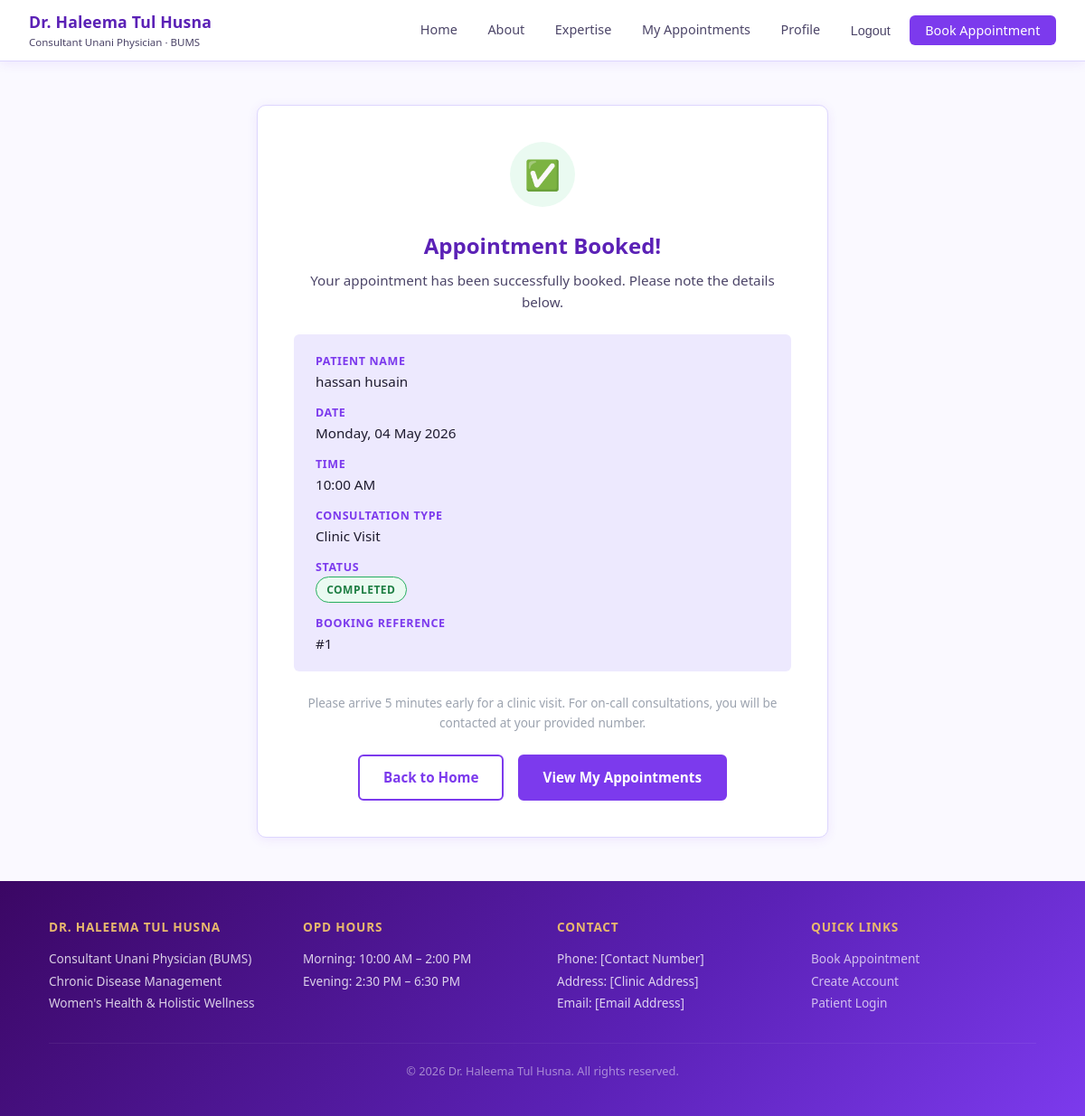
Screenshot of /book/confirm/1/ (signed in) with the database file from the repository.
### clinic/models.py (models this page shows, shortened)
class Appointment(models.Model):
    patient = models.ForeignKey(
        settings.AUTH_USER_MODEL,
        on_delete=models.SET_NULL,
        null=True, blank=True,
        related_name='appointments',
    )
    guest_name = models.CharField(max_length=100, blank=True)
    guest_phone = models.CharField(max_length=20, blank=True)
    guest_email = models.EmailField(blank=True)
    appointment_date = models.DateField()
    appointment_time = models.TimeField()
    duration_minutes = models.PositiveSmallIntegerField(editable=False)
    consultation_mode = models.CharField(max_length=10, choices=CONSULTATION_MODE_CHOICES)
    patient_type = models.CharField(max_length=10, choices=PATIENT_TYPE_CHOICES)
    status = models.CharField(max_length=12, choices=STATUS_CHOICES, default='pending')
    consultation_notes = models.TextField(blank=True)
    prescription = models.TextField(blank=True)
    created_at = models.DateTimeField(auto_now_add=True)
    updated_at = models.DateTimeField(auto_now=True)
    class Meta:
        ordering = ['appointment_date', 'appointment_time']
        unique_together = [['appointment_date', 'appointment_time']]
    def display_name(self):
        if self.patient:
            return self.patient.get_full_name() or self.patient.username
        return self.guest_name

### accounts/models.py (models this page shows, shortened)
class CustomUser(AbstractUser):
    GENDER_CHOICES = [
        ('male', 'Male'),
        ('female', 'Female'),
        ('other', 'Other'),
    ]
    phone_number = models.CharField(max_length=20, blank=True)
    date_of_birth = models.DateField(null=True, blank=True)
    gender = models.CharField(max_length=10, choices=GENDER_CHOICES, blank=True)
    address = models.TextField(blank=True)
    created_at = models.DateTimeField(auto_now_add=True)
    class Meta:
        verbose_name = 'Patient'
        verbose_name_plural = 'Patients'

### clinic/views.py (the view)
# urls.py: path('book/confirm/<int:pk>/', views.BookingConfirmView.as_view(), name='book_confirm'),
class BookingConfirmView(DetailView):
    model = Appointment
    template_name = 'clinic/book_confirm.html'
    context_object_name = 'appointment'
    def dispatch(self, request, *args, **kwargs):
        appt = get_object_or_404(Appointment, pk=kwargs['pk'])
        if appt.patient:
            if not request.user.is_authenticated or request.user != appt.patient:
                messages.error(request, 'You do not have access to this page.')
                return redirect('clinic:home')
        else:
            if not request.session.get(f'guest_token_{appt.pk}'):
                messages.error(request, 'You do not have access to this page.')
                return redirect('clinic:home')
        return super().dispatch(request, *args, **kwargs)

### templates/clinic/book_confirm.html (shortened to what this page needs)
{% extends "base.html" %}
{% block content %}
<div class="form-page">
    <div class="container-sm">
        <div class="confirm-card">
            <div class="confirm-icon">✅</div>
            <h1 style="font-size:1.5rem; font-weight:700; color:var(--teal-dark); margin-bottom:0.4rem;">Appointment Booked!</h1>
            <p style="color:var(--text-light); font-size:0.95rem;">Your appointment has been successfully booked. Please note the details below.</p>
            <dl class="confirm-details">
                <dt>Patient Name</dt>
                <dd>{{ appointment.display_name }}</dd>
                <dt>Date</dt>
                <dd>{{ appointment.appointment_date|date:"l, d F Y" }}</dd>
                <dt>Time</dt>
                <dd>{{ appointment.appointment_time|time:"h:i A" }}</dd>
                <dt>Consultation Type</dt>
                <dd>{{ appointment.get_consultation_mode_display }}</dd>
                <dt>Status</dt>
                <dd><span class="badge badge-{{ appointment.status }}">{{ appointment.get_status_display }}</span></dd>
                <dt>Booking Reference</dt>
                <dd>#{{ appointment.pk }}</dd>
            </dl>
            <p style="font-size:0.85rem; color:var(--text-muted); margin-bottom:1.5rem;">
                Please arrive 5 minutes early for a clinic visit. For on-call consultations, you will be contacted at your provided number.
            </p>
            <div style="display:flex; gap:1rem; justify-content:center; flex-wrap:wrap;">
                <a href="{% url 'clinic:home' %}" class="btn btn-outline">Back to Home</a>
                {% if user.is_authenticated %}
                <a href="{% url 'clinic:my_appointments' %}" class="btn btn-primary">View My Appointments</a>
                {% else %}
                <a href="{% url 'accounts:register' %}" class="btn btn-primary">Create an Account</a>
                {% endif %}
            </div>
        </div>
    </div>
</div>
{% endblock %}

### static/css/main.css (style rules this page uses)
:root { --teal: #7c3aed; --teal-dark: #5b21b6; --teal-light: #ede9fe; --cream: #faf9ff; --cream-dark: #f3f0fc; --gold: #e8b86d; --gold-dark: #c9973d; --text: #1e1b2e; --text-light: #4c4568; --text-muted: #9ca3af; --white: #ffffff; --border: #ddd6fe; --shadow: 0 2px 12px rgba(124,58,237,0.10); --shadow-lg: 0 6px 28px rgba(124,58,237,0.16); --radius: 10px; --radius-sm: 6px; --font: 'Segoe UI', system-ui, -apple-system, sans-serif; }
*, *::before, *::after { box-sizing: border-box; margin: 0; padding: 0; }
html { scroll-behavior: smooth; }
body { font-family: var(--font); background: var(--cream); color: var(--text); line-height: 1.6; min-height: 100vh; display: flex; flex-direction: column; }
a { color: var(--teal); text-decoration: none; }
.container-sm { max-width: 680px; margin: 0 auto; padding: 0 1.5rem; }
.btn { display: inline-flex; align-items: center; gap: 0.4rem; padding: 0.7rem 1.6rem; border-radius: var(--radius-sm); font-size: 0.95rem; font-weight: 600; cursor: pointer; border: 2px solid transparent; transition: all 0.2s; text-decoration: none; }
.btn-primary { background: var(--teal); color: var(--white); border-color: var(--teal); }
.btn-outline { background: transparent; color: var(--teal); border-color: var(--teal); }
.form-page { padding: 3rem 0; }
.confirm-card { background: var(--white); border-radius: var(--radius); border: 1px solid var(--border); box-shadow: var(--shadow); padding: 2.5rem; text-align: center; }
.confirm-icon { width: 72px; height: 72px; background: #eafaf1; border-radius: 50%; display: flex; align-items: center; justify-content: center; font-size: 2rem; margin: 0 auto 1.5rem; }
.confirm-details { text-align: left; background: var(--teal-light); border-radius: var(--radius-sm); padding: 1.2rem 1.5rem; margin: 1.5rem 0; }
.confirm-details dt { font-size: 0.78rem; text-transform: uppercase; letter-spacing: 0.05em; color: var(--teal); font-weight: 600; margin-top: 0.8rem; }
.confirm-details dt:first-child { margin-top: 0; }
.confirm-details dd { font-size: 0.95rem; color: var(--text); font-weight: 500; }
.badge { display: inline-flex; align-items: center; padding: 0.25rem 0.7rem; border-radius: 20px; font-size: 0.75rem; font-weight: 600; text-transform: uppercase; letter-spacing: 0.04em; }
.badge-completed { background: #eafaf1; color: #1e7e43; border: 1px solid #27ae60; }

### rows the page displays
Appointment: display_name "hassan husain", appointment_date "Monday, 04 May 2026", appointment_time "10:00 AM", consultation_mode "Clinic Visit", status "COMPLETED", pk "1"
